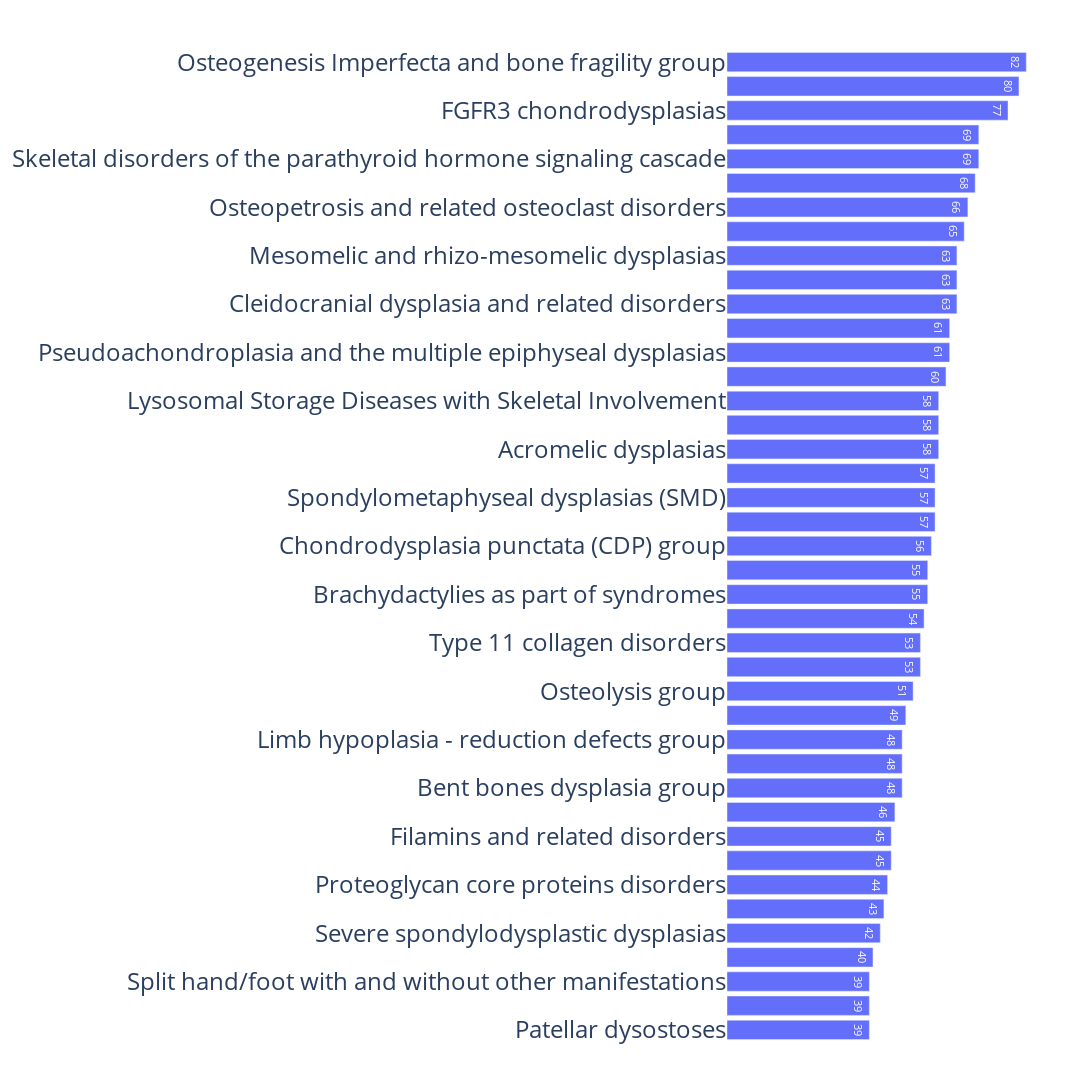

This figure's notebook cell:
### Code cell
import plotly.graph_objects as go

fig = go.Figure(
    go.Bar(x=frequency_df['Frequency'], y=frequency_df['Option'], orientation='h', showlegend=False, 
           text=frequency_df['Frequency'], textposition='auto', textfont=dict(size=24))

)

fig.update_xaxes(showgrid=True, zeroline=True, showline=True, linewidth=1, linecolor='black', mirror=False, tickfont=dict(size=24), visible=False)
fig.update_yaxes(showgrid=True, zeroline=True, showline=False, linewidth=1, linecolor='black', mirror=False, tickfont=dict(size=24))

fig.update_layout(
    yaxis=dict(
        categoryorder='total ascending'  # This will reverse the order
    ),
    width=1200,   # Set the width of the figure
    height=1600   # Set the height of the figure
)

fig.update_layout(
    paper_bgcolor="white",
    plot_bgcolor="white",
    # title_text="Number of ...",  # Add a title to the figure
    title_x=0.5,  # Center the title horizontally
    title_font=dict(size=30),
    margin=dict(t=50, l=50, r=50, b=50)
)

fig.show()
fig.write_image("Nosology_histogram.png", width=1200, height=1600, scale=6)

### Figure 1 — Plotly figure (JSON) as saved in the notebook; plotly's stock layout.template omitted (floating-point values rounded to 4 significant figures)
{"data": [{"orientation": "h", "showlegend": false, "text": [82, 80, 77, 69, 69, 68, 66, 65, 63, 63, 63, 61, 61, 60, 58, 58, 58, 57, 57, 57, 56, 55, 55, 54, 53, 53, 51, 49, 48, 48, 48, 46, 45, 45, 44, 43, 42, 40, 39, 39, 39], "textfont": {"size": 24}, "textposition": "auto", "type": "bar", "x": [82, 80, 77, 69, 69, 68, 66, 65, 63, 63, 63, 61, 61, 60, 58, 58, 58, 57, 57, 57, 56, 55, 55, 54, 53, 53, 51, 49, 48, 48, 48, 46, 45, 45, 44, 43, 42, 40, 39, 39, 39], "y": ["Osteogenesis Imperfecta and bone fragility group", "Disorders of bone mineralisation", "FGFR3 chondrodysplasias", "Skeletal disorders of the parathyroid hormone signaling cascade", "Metaphyseal dysplasias", "Type 2 collagen disorders", "Osteopetrosis and related osteoclast disorders", "Syndromes featuring craniosynostosis", "Cleidocranial dysplasia and related disorders", "Overgrowth (tall stature) syndromes and segmental overgrowth", "Mesomelic and rhizo-mesomelic dysplasias", "Pseudoachondroplasia and the multiple epiphyseal dysplasias", "Spondyloepi(meta)physeal dysplasias (SE(M)D)", "Primordial dwarfism and slender bones group", "Acromelic dysplasias", "Dysplasias with multiple joint dislocations", "Lysosomal Storage Diseases with Skeletal Involvement", "Osteosclerotic disorders", "Spondylometaphyseal dysplasias (SMD)", "Craniofacial Dysostoses", "Chondrodysplasia punctata (CDP) group", "Brachydactylies as part of syndromes", "Vertebral and costal dysostoses", "Brachydactylies (isolated)", "Acromesomelic dysplasias", "Type 11 collagen disorders", "Osteolysis group", "Skeletal disorders caused by abnormalities of cilia or ciliary signaling", "Bent bones dysplasia group", "TRPV4 disorders", "Limb hypoplasia - reduction defects group", "Genetic inflammatory or rheumatoid-like osteoarthropathies", "Disorganized development of skeletal components group", "Filamins and related disorders", "Proteoglycan core proteins disorders", "Defects in joint formation and synostoses", "Severe spondylodysplastic dysplasias", "Polydactyly-Syndactyly-Triphalangism group", "Patellar dysostoses", "Sulfation disorders", "Split hand/foot with and without other manifestations"]}], "layout": {"height": 1600, "margin": {"b": 50, "l": 50, "r": 50, "t": 50}, "paper_bgcolor": "white", "plot_bgcolor": "white", "title": {"font": {"size": 30}, "x": 0.5}, "width": 1200, "xaxis": {"autorange": true, "linecolor": "black", "linewidth": 1, "mirror": false, "range": [0, 86.32], "showgrid": true, "showline": true, "tickfont": {"size": 24}, "type": "linear", "visible": false, "zeroline": true}, "yaxis": {"autorange": true, "categoryorder": "total ascending", "linecolor": "black", "linewidth": 1, "mirror": false, "range": [-0.5, 40.5], "showgrid": true, "showline": false, "tickfont": {"size": 24}, "type": "category", "zeroline": true}}}
